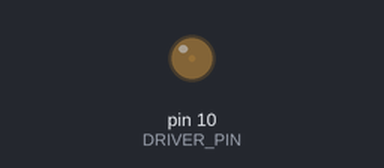
This sketch was run on a simulated Arduino Uno, built with avr-gcc and run on an emulated ATmega328P. On the bench: output pins drawn as LEDs (lit = HIGH).

Above: at 0.05 s.
At 10.05 s:
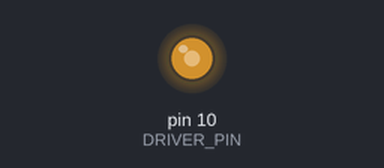
At 19.95 s:
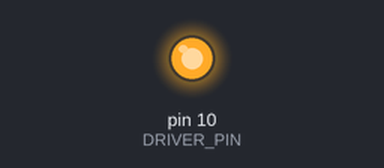
Timing chart, 0 to 26.0 s (numbered marks = the images above):
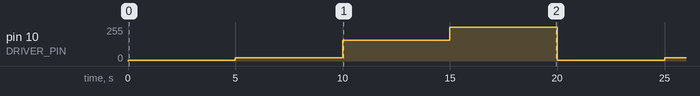

Measured:
- by itself, pin 10 (DRIVER_PIN): repeats every 20.0 s: 25/255 5.0 s, 155/255 5.0 s, 255/255 5.0 s, 5/255 5.0 s

The sketch:

VariableFrequencyRunwayLEDs.ino
```cpp
/*

  VariableFrequencyRunwayLEDs
  A PWM-controlled variable frequency LED "runway lights" effect using the LM331 and CD4011

  This sketch demonstrates frequency control using a single PWM output.
  The LED clock frequencies mentioned below are those achieved on a breadboard build
  with oscilloscope attached .. YMMV

  For info and circuit diagrams see https://github.com/tardate/LittleArduinoProjects/tree/main/playground/VariableFrequencyRunwayLEDs

 */

const int DRIVER_PIN = 10;
const int STEP_DELAY = 5000;

void setup() {
  pinMode(DRIVER_PIN, OUTPUT);
}

void loop() {
  analogWrite(DRIVER_PIN,   5); // about 2Hz
  delay(STEP_DELAY);

  analogWrite(DRIVER_PIN,  25); // about 4Hz
  delay(STEP_DELAY);

  analogWrite(DRIVER_PIN, 155); // about 6Hz
  delay(STEP_DELAY);

  analogWrite(DRIVER_PIN, 255); // about 8Hz
  delay(STEP_DELAY);
}
```
